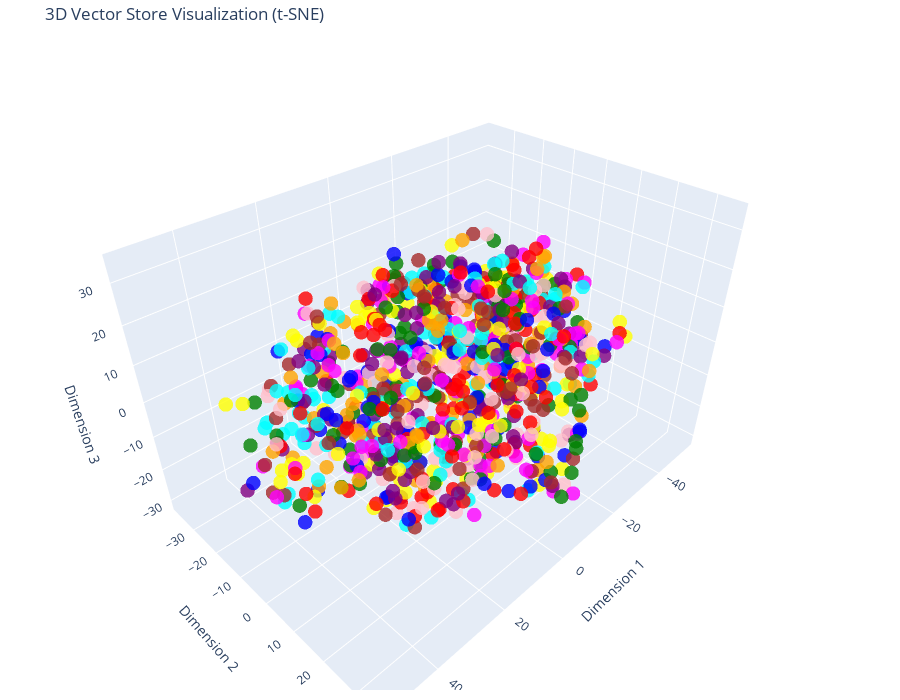

Here is the notebook cell this chart was saved with:
### Code cell
# Reduce dimensionality to 3D using t-SNE
tsne_3d = TSNE(n_components=3, random_state=42)
reduced_vectors_3d = tsne_3d.fit_transform(vectors)

# Create a 3D scatter plot
fig_3d = go.Figure(data=[go.Scatter3d(
    x=reduced_vectors_3d[:, 0],
    y=reduced_vectors_3d[:, 1],
    z=reduced_vectors_3d[:, 2],
    mode='markers',
    marker=dict(size=5, color=colors, opacity=0.8),
    text=[f"Title: {title}<br>Text: {doc[:100]}..." for title, doc in zip(doc_titles, documents)],
    hoverinfo='text'
)])

fig_3d.update_layout(
    title='3D Vector Store Visualization (t-SNE)',
    scene=dict(xaxis_title='Dimension 1', yaxis_title='Dimension 2', zaxis_title='Dimension 3'),
    width=900,
    height=700,
    margin=dict(r=20, b=10, l=10, t=40)
)

fig_3d.show()

### Figure 1 — Plotly figure (JSON) as saved in the notebook; plotly's stock layout.template omitted (floating-point values rounded to 4 significant figures; data arrays with more than 128 entries replaced by an {"elided": "..."} marker saying what was removed)
{"data": [{"hoverinfo": "text", "marker": {"color": {"elided": "1001 str values"}, "opacity": 0.8, "size": 5}, "mode": "markers", "text": {"elided": "1001 str values"}, "type": "scatter3d", "x": {"elided": "1001 float values"}, "y": {"elided": "1001 float values"}, "z": {"elided": "1001 float values"}}], "layout": {"height": 700, "margin": {"b": 10, "l": 10, "r": 20, "t": 40}, "scene": {"xaxis": {"title": {"text": "Dimension 1"}}, "yaxis": {"title": {"text": "Dimension 2"}}, "zaxis": {"title": {"text": "Dimension 3"}}}, "title": {"text": "3D Vector Store Visualization (t-SNE)"}, "width": 900}}
